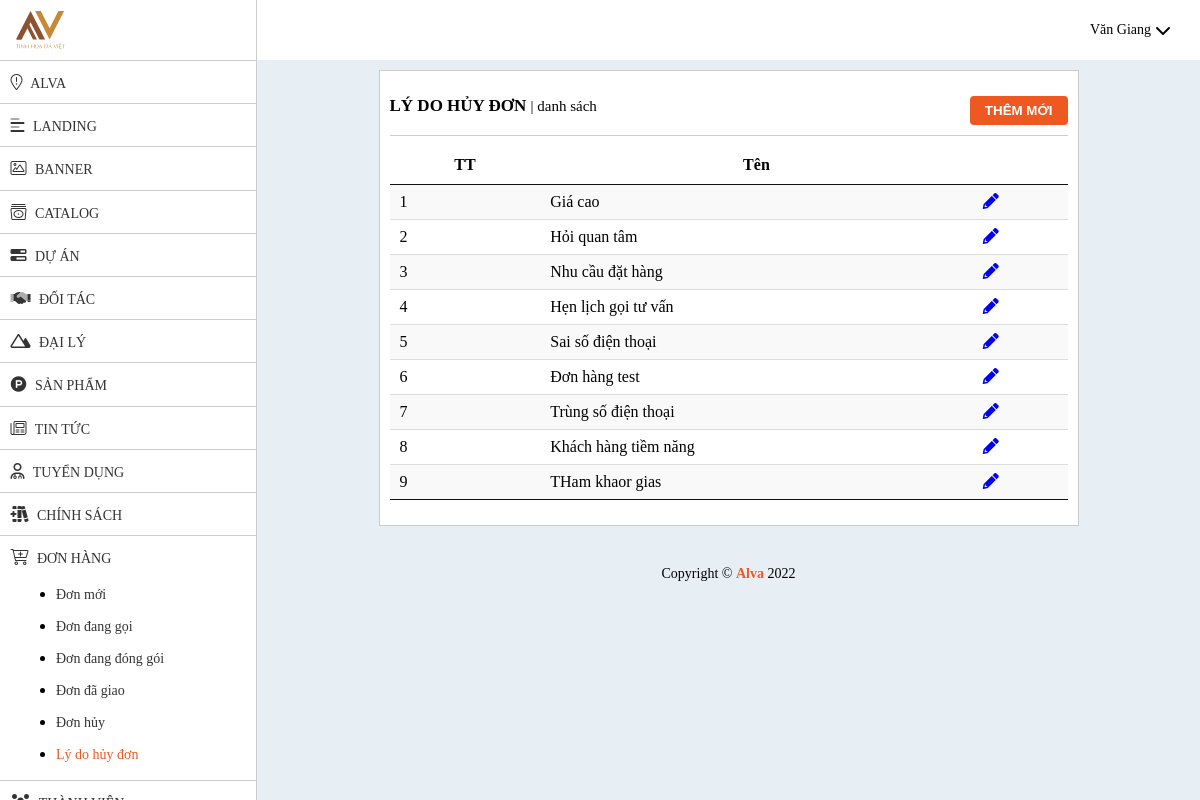
The app's page /admin-new/ly-do-huy (signed in) with its own data.
### tables this page shows
CREATE TABLE `lydohuy` (
  `id` int(11) NOT NULL,
  `ten` text NOT NULL
);

### admin-new/route/route.php (called while the page is built, shortened)
<?php
	require_once "model/Query.php";
	$query = new Query();
?>

### admin-new/model/Data.php (called while the page is built, shortened)
<?php
class Data{
	public function __construct()
    {
    	try
    	{
		    $this->con=new PDO("mysql:host=localhost;dbname=titanstone;charset=utf8", "root", "");
		}
		catch (Exception $e)
		{
		    echo '<h1 style="text-align:center">Connect fail!</h1>';
		}
    }
}
?>

### admin-new/model/Query.php (called while the page is built, shortened)
<?php
	require_once "Data.php";
	class Query extends Data{
		public function DanhSach($table, $fields=[], $condition=[], $sorts=[], $limits=[], $forms=[])
		{
			$query_string = '';
			$arr_forms = [];
			if(!empty($fields))
			{
				$str_fields = implode(",", $fields);
	        	$query_string .= 'SELECT '.$str_fields.' FROM '.$table;
			}
			else
			{
				$query_string .= 'SELECT * FROM '.$table;
			}
			$sql=$this->con->prepare($query_string);
			$sql->execute($arr_forms);
	        return $sql->fetchAll(PDO::FETCH_OBJ);
		}
	}
?>

### admin-new/view/ly-do-huy/list.php (the view, shortened to what this page needs)
<?php
    $fields = [];
    $sorts = [];
    $limits = [];
    $condition = [];
    $forms = [];
    $search = [];
    $data_lydo = $query->DanhSach("lydohuy", $fields, $condition, $sorts, $limits, $forms, $search);
?>
<div class="blog small">
	<div class="bread">
		<h1>Lý do hủy đơn <span>| danh sách</span></h1>
		<div class="button">
			<button><a href="them-ly-do">Thêm mới</a></button>
		</div>
	</div>
	<table id="example" class="display nowrap" style="width:100%">
        <thead>
            <tr>
            	<th>TT</th>
                <th>Tên</th>
                <th></th>
            </tr>
        </thead>
        <tbody>
        	<?php
        	$thutu = 1;
        	foreach ($data_lydo as $key => $value)
        	{
        		echo '<tr>';
        			echo '<td class="can-giua">'.$thutu.'</td>';
	                echo '<td>'.$value->ten.'</td>';
	                echo '<td class="can-giua"><a href="sua-ly-do&id='.$value->id.'"><i class="fas fa-pencil"></i></a></td>';
	            echo '</tr>';
	            $thutu ++;
        	}
            ?>
        </tbody>
    </table>
</div>

### admin-new/public/css/style.css (style rules this page uses)
@media all and (min-width: 0) { * { margin:0;padding:0;box-sizing:border-box } }
@media all and (min-width: 0) { body { font-family:"Samsung";background-color:#e8eff4 } }
@media all and (min-width: 0) { .content-wrap .blog { width:calc(100% - 20px);background-color:#FFF;margin:10px auto;border:1px solid #CCC;padding:25px 10px } }
@media all and (min-width: 0) { .content-wrap .bread { border-bottom:1px solid #CCC;padding-bottom:10px;margin-bottom:10px } }
@media all and (min-width: 0) { .content-wrap .bread h1 { float:left;font-size:17px;text-transform:uppercase;font-weight:bold } }
@media all and (min-width: 0) { .content-wrap .bread h1 span { font-size:15px;font-weight:normal;text-transform:lowercase } }
@media all and (min-width: 0) { .content-wrap .bread div.button { float:right;position:relative;display:flex } }
@media all and (min-width: 0) { .content-wrap .bread div.button button { background-color:#ee5922;border:none;padding:7px 15px;border-radius:4px;margin-left:15px } }
@media all and (min-width: 0) { .content-wrap .bread div.button button:first-child { margin-left:0 } }
@media all and (min-width: 0) { .content-wrap .bread div.button button a { text-decoration:none;color:#FFF;font-weight:bold;text-transform:uppercase } }
@media all and (min-width: 996px) { .content-wrap .blog.small { width:700px } }

### records on screen
lydohuy: ten "Giá cao"
lydohuy: ten "Hỏi quan tâm"
lydohuy: ten "Nhu cầu đặt hàng"
lydohuy: ten "Hẹn lịch gọi tư vấn"
lydohuy: ten "Sai số điện thoại"
lydohuy: ten "Đơn hàng test"
lydohuy: ten "Trùng số điện thoại"
lydohuy: ten "Khách hàng tiềm năng"
lydohuy: ten "THam khaor gias"

### other values on screen
$__FULLNAME__ "Văn Giang"
__NAME__ "ALVA"
__NAME__ "Alva"
